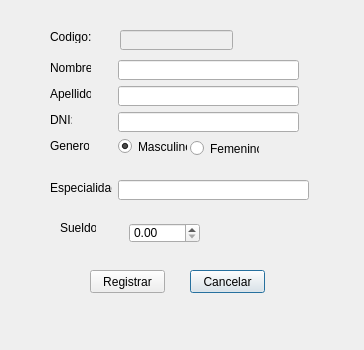
<?xml version="1.0" encoding="UTF-8"?>
<ui version="4.0">
 <class>RegistrarDocente</class>
 <widget class="QDialog" name="RegistrarDocente">
  <property name="geometry">
   <rect>
    <x>0</x>
    <y>0</y>
    <width>364</width>
    <height>350</height>
   </rect>
  </property>
  <property name="windowTitle">
   <string>Dialog</string>
  </property>
  <widget class="QDoubleSpinBox" name="spinSueldo">
   <property name="geometry">
    <rect>
     <x>129</x>
     <y>223</y>
     <width>71</width>
     <height>20</height>
    </rect>
   </property>
   <property name="decimals">
    <number>2</number>
   </property>
   <property name="maximum">
    <double>20000.000000000000000</double>
   </property>
  </widget>
  <widget class="QLabel" name="label">
   <property name="geometry">
    <rect>
     <x>50</x>
     <y>60</y>
     <width>41</width>
     <height>16</height>
    </rect>
   </property>
   <property name="text">
    <string>Nombre:</string>
   </property>
  </widget>
  <widget class="QLabel" name="label_6">
   <property name="geometry">
    <rect>
     <x>60</x>
     <y>220</y>
     <width>36</width>
     <height>16</height>
    </rect>
   </property>
   <property name="text">
    <string>Sueldo:</string>
   </property>
  </widget>
  <widget class="QPushButton" name="btnCancelar">
   <property name="geometry">
    <rect>
     <x>190</x>
     <y>270</y>
     <width>75</width>
     <height>23</height>
    </rect>
   </property>
   <property name="text">
    <string>Cancelar</string>
   </property>
  </widget>
  <widget class="QLineEdit" name="txtEspecialidad">
   <property name="geometry">
    <rect>
     <x>118</x>
     <y>180</y>
     <width>191</width>
     <height>20</height>
    </rect>
   </property>
   <property name="maxLength">
    <number>50</number>
   </property>
  </widget>
  <widget class="QLineEdit" name="txtDni">
   <property name="geometry">
    <rect>
     <x>118</x>
     <y>112</y>
     <width>181</width>
     <height>20</height>
    </rect>
   </property>
   <property name="maxLength">
    <number>8</number>
   </property>
  </widget>
  <widget class="QLabel" name="label_9">
   <property name="geometry">
    <rect>
     <x>50</x>
     <y>138</y>
     <width>39</width>
     <height>16</height>
    </rect>
   </property>
   <property name="text">
    <string>Genero:</string>
   </property>
  </widget>
  <widget class="QLabel" name="label_3">
   <property name="geometry">
    <rect>
     <x>50</x>
     <y>112</y>
     <width>22</width>
     <height>16</height>
    </rect>
   </property>
   <property name="text">
    <string>DNI:</string>
   </property>
  </widget>
  <widget class="QRadioButton" name="rbtHom">
   <property name="geometry">
    <rect>
     <x>118</x>
     <y>138</y>
     <width>69</width>
     <height>17</height>
    </rect>
   </property>
   <property name="text">
    <string>Masculino</string>
   </property>
   <property name="checked">
    <bool>true</bool>
   </property>
  </widget>
  <widget class="QRadioButton" name="rbtMu">
   <property name="geometry">
    <rect>
     <x>190</x>
     <y>140</y>
     <width>69</width>
     <height>17</height>
    </rect>
   </property>
   <property name="text">
    <string>Femenino</string>
   </property>
   <property name="checked">
    <bool>false</bool>
   </property>
  </widget>
  <widget class="QLabel" name="label_2">
   <property name="geometry">
    <rect>
     <x>50</x>
     <y>86</y>
     <width>41</width>
     <height>16</height>
    </rect>
   </property>
   <property name="text">
    <string>Apellido:</string>
   </property>
  </widget>
  <widget class="QLineEdit" name="txtApellido">
   <property name="geometry">
    <rect>
     <x>118</x>
     <y>86</y>
     <width>181</width>
     <height>20</height>
    </rect>
   </property>
   <property name="maxLength">
    <number>30</number>
   </property>
  </widget>
  <widget class="QLineEdit" name="txtNombre">
   <property name="geometry">
    <rect>
     <x>118</x>
     <y>60</y>
     <width>181</width>
     <height>20</height>
    </rect>
   </property>
   <property name="maxLength">
    <number>30</number>
   </property>
  </widget>
  <widget class="QPushButton" name="btnRegistrar">
   <property name="geometry">
    <rect>
     <x>90</x>
     <y>270</y>
     <width>75</width>
     <height>23</height>
    </rect>
   </property>
   <property name="text">
    <string>Registrar</string>
   </property>
  </widget>
  <widget class="QLabel" name="label_7">
   <property name="geometry">
    <rect>
     <x>50</x>
     <y>180</y>
     <width>62</width>
     <height>16</height>
    </rect>
   </property>
   <property name="text">
    <string>Especialidad:</string>
   </property>
  </widget>
  <widget class="QLabel" name="label_4">
   <property name="geometry">
    <rect>
     <x>50</x>
     <y>30</y>
     <width>47</width>
     <height>13</height>
    </rect>
   </property>
   <property name="text">
    <string>Codigo:</string>
   </property>
  </widget>
  <widget class="QLineEdit" name="txtCodigo">
   <property name="enabled">
    <bool>false</bool>
   </property>
   <property name="geometry">
    <rect>
     <x>120</x>
     <y>30</y>
     <width>113</width>
     <height>20</height>
    </rect>
   </property>
  </widget>
 </widget>
 <tabstops>
  <tabstop>txtNombre</tabstop>
  <tabstop>txtApellido</tabstop>
  <tabstop>txtDni</tabstop>
  <tabstop>rbtHom</tabstop>
  <tabstop>rbtMu</tabstop>
  <tabstop>txtEspecialidad</tabstop>
  <tabstop>spinSueldo</tabstop>
  <tabstop>btnRegistrar</tabstop>
  <tabstop>btnCancelar</tabstop>
 </tabstops>
 <resources/>
 <connections/>
</ui>
